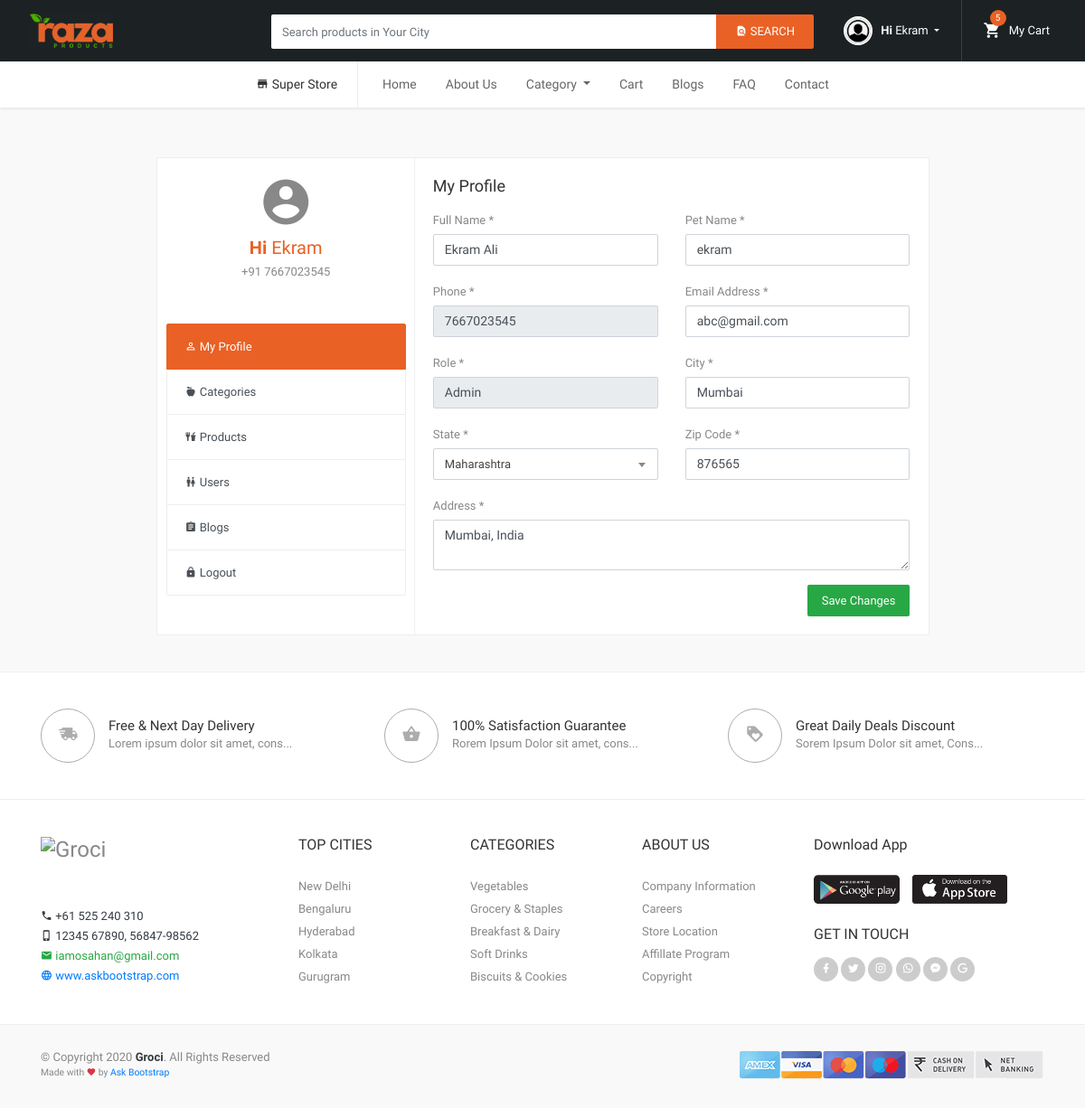
/dashboard/my-profile.php (signed in), run on the app's committed database.
### tables this page shows
CREATE TABLE `users` (
  `user_id` int(11) NOT NULL,
  `name` varchar(255) NOT NULL,
  `email` varchar(255) NOT NULL,
  `password` varchar(255) NOT NULL,
  `address` varchar(255) NOT NULL,
  `phone` varchar(12) NOT NULL,
  `city` varchar(255) NOT NULL,
  `state` varchar(255) NOT NULL,
  `zip_code` varchar(30) NOT NULL,
  `pet_name` varchar(255) NOT NULL,
  `role` int(11) NOT NULL DEFAULT 0
);

### dashboard/my-profile.php (the view, shortened to what this page needs)
<!DOCTYPE html>
<html lang="en">
<head>
   <link href="../vendor/bootstrap/css/bootstrap.min.css" rel="stylesheet">
   <link href="../vendor/icons/css/materialdesignicons.min.css" media="all" rel="stylesheet" type="text/css" />
   <link href="../vendor/select2/css/select2.min.css" rel="stylesheet" />
   <link href="../css/osahan.css" rel="stylesheet">
   <link rel="stylesheet" href="../vendor/owl-carousel/owl.carousel.css">
   <link rel="stylesheet" href="../vendor/owl-carousel/owl.theme.css">
</head>
<body>
   <?php
   include '../header.php';
   ?>
   <section class="account-page section-padding">
      <div class="container">
         <div class="row">
            <div class="col-lg-9 mx-auto">
               <div class="row no-gutters">
                  <?php
                  include 'admin-sidebar.php';
                  include '../includes/connect.php';
                  $user_id = $_SESSION['user_id'];
                  $sql = "SELECT * FROM users LEFT JOIN states ON users.city = states.state_id WHERE user_id = $user_id";
                  $result = mysqli_query($conn, $sql) or die("Query Failed");
                  if (mysqli_num_rows($result) > 0) {
                     while ($row = mysqli_fetch_assoc($result)) {
                  ?>
                        <div class="col-md-8">
                           <div class="card card-body account-right">
                              <div class="widget">
                                 <div class="section-header">
                                    <h5 class="heading-design-h5">
                                       My Profile
                                    </h5>
                                 </div>
                                 <form method="POST">
                                    <div class="row">
                                       <div class="col-sm-6">
                                          <div class="form-group">
                                             <label class="control-label">Full Name <span class="required">*</span></label>
                                             <input class="form-control border-form-control" value="<?php echo $row['name']; ?>" placeholder="Gurdeep" type="text" name="name" required>
                                          </div>
                                       </div>
                                       <div class="col-sm-6">
                                          <div class="form-group">
                                             <label class="control-label">Pet Name <span class="required">*</span></label>
                                             <input class="form-control border-form-control" value="<?php echo $row['pet_name']; ?>" placeholder="Osahan" type="text" name="petname" required>
                                          </div>
                                       </div>
                                    </div>
                                    <div class="row">
                                       <div class="col-sm-6">
                                          <div class="form-group">
                                             <label class="control-label">Phone <span class="required">*</span></label>
                                             <input class="form-control border-form-control" value="<?php echo $row['phone']; ?>" placeholder="123 456 7890" type="number" name="phone" readonly>
                                          </div>
                                       </div>
                                       <div class="col-sm-6">
                                          <div class="form-group">
                                             <label class="control-label">Email Address <span class="required">*</span></label>
                                             <input class="form-control border-form-control " value="<?php echo $row['email']; ?>" placeholder="iamosahan@gmail.com" type="email" name="email" required>
                                          </div>
                                       </div>
                                    </div>
                                    <div class="row">
                                       <div class="col-sm-6">
                                          <div class="form-group">
                                             <label class="control-label">Role <span class="required">*</span></label>
                                             <input class="form-control border-form-control" value="<?php echo $row['role'] == '1' ? 'Admin' : 'User'; ?>" placeholder="" type="text" readonly>
                                          </div>
                                       </div>
                                       <div class="col-sm-6">
                                          <div class="form-group">
                                             <label class="control-label">City <span class="required">*</span></label>
                                             <input class="form-control border-form-control " value="<?php echo $row['city']; ?>" placeholder="Delhi" type="text" name="city" required>
                                          </div>
                                       </div>
                                    </div>
                                    <div class="row">
                                       <div class="col-sm-6">
                                          <div class="form-group">
                                             <label class="control-label">State <span class="required">*</span></label>
                                          </div>
                                       </div>
                                       <div class="col-sm-6">
                                          <div class="form-group">
                                             <label class="control-label">Zip Code <span class="required">*</span></label>
                                             <input class="form-control border-form-control" value="<?php echo $row['zip_code']; ?>" placeholder="123456" type="number" name="zip_code" required>
                                          </div>
                                       </div>
                                    </div>
                                    <div class="row">
                                       <div class="col-sm-12">
                                          <div class="form-group">
                                             <label class="control-label">Address <span class="required">*</span></label>
                                             <textarea class="form-control border-form-control" name="address" required><?php echo $row['address']; ?></textarea>
                                          </div>
                                       </div>
                                    </div>
                                    <div class="row">
                                       <div class="col-sm-12 text-right">
                                          <input type="submit" value="Save Changes" class="btn btn-success btn-lg" name="save-changes">
                                       </div>
                                    </div>
                                 </form>
                              </div>
                           </div>
                        </div>
                  <?php
                     }
                  }
                  ?>
               </div>
            </div>
         </div>
      </div>
   </section>
   <section class="section-padding bg-white border-top">
      <div class="container">
         <div class="row">
            <div class="col-lg-4 col-sm-6">
               <div class="feature-box">
                  <i class="mdi mdi-truck-fast"></i>
                  <h6>Free & Next Day Delivery</h6>
                  <p>Lorem ipsum dolor sit amet, cons...</p>
               </div>
            </div>
            <div class="col-lg-4 col-sm-6">
               <div class="feature-box">
                  <i class="mdi mdi-basket"></i>
                  <h6>100% Satisfaction Guarantee</h6>
                  <p>Rorem Ipsum Dolor sit amet, cons...</p>
               </div>
            </div>
            <div class="col-lg-4 col-sm-6">
               <div class="feature-box">
                  <i class="mdi mdi-tag-heart"></i>
                  <h6>Great Daily Deals Discount</h6>
                  <p>Sorem Ipsum Dolor sit amet, Cons...</p>
               </div>
            </div>
         </div>
      </div>
   </section>
   <section class="section-padding footer bg-white border-top">
      <div class="container">
         <div class="row">
            <div class="col-lg-3 col-md-3">
               <h4 class="mb-5 mt-0"><a class="logo" href="index.html"><img src="img/logo-footer.png" alt="Groci"></a></h4>
               <p class="mb-0"><a class="text-dark" href="#"><i class="mdi mdi-phone"></i> +61 525 240 310</a></p>
               <p class="mb-0"><a class="text-dark" href="#"><i class="mdi mdi-cellphone-iphone"></i> 12345 67890, 56847-98562</a></p>
               <p class="mb-0"><a class="text-success" href="#"><i class="mdi mdi-email"></i> <span class="__cf_email__" data-cfemail="86efe7ebe9f5e7eee7e8c6e1ebe7efeaa8e5e9eb">[email&#160;protected]</span></a></p>
               <p class="mb-0"><a class="text-primary" href="#"><i class="mdi mdi-web"></i> www.askbootstrap.com</a></p>
            </div>
            <div class="col-lg-2 col-md-2">
               <h6 class="mb-4">TOP CITIES </h6>
               <ul>
                  <li><a href="#">New Delhi</a></li>
                  <li><a href="#">Bengaluru</a></li>
                  <li><a href="#">Hyderabad</a></li>
                  <li><a href="#">Kolkata</a></li>
                  <li><a href="#">Gurugram</a></li>
            </div>
            <div class="col-lg-2 col-md-2">
               <h6 class="mb-4">CATEGORIES</h6>
               <ul>
                  <li><a href="#">Vegetables</a></li>
                  <li><a href="#">Grocery & Staples</a></li>
                  <li><a href="#">Breakfast & Dairy</a></li>
                  <li><a href="#">Soft Drinks</a></li>
                  <li><a href="#">Biscuits & Cookies</a></li>
            </div>
            <div class="col-lg-2 col-md-2">
               <h6 class="mb-4">ABOUT US</h6>
               <ul>
                  <li><a href="#">Company Information</a></li>
                  <li><a href="#">Careers</a></li>
                  <li><a href="#">Store Location</a></li>
                  <li><a href="#">Affillate Program</a></li>
                  <li><a href="#">Copyright</a></li>
            </div>
            <div class="col-lg-3 col-md-3">
               <h6 class="mb-4">Download App</h6>
               <div class="app">
                  <a href="#"><img src="img/google.png" alt=""></a>
                  <a href="#"><img src="img/apple.png" alt=""></a>
               </div>
               <h6 class="mb-3 mt-4">GET IN TOUCH</h6>
               <div class="footer-social">
                  <a class="btn-facebook" href="#"><i class="mdi mdi-facebook"></i></a>
                  <a class="btn-twitter" href="#"><i class="mdi mdi-twitter"></i></a>
                  <a class="btn-instagram" href="#"><i class="mdi mdi-instagram"></i></a>
                  <a class="btn-whatsapp" href="#"><i class="mdi mdi-whatsapp"></i></a>
                  <a class="btn-messenger" href="#"><i class="mdi mdi-facebook-messenger"></i></a>
                  <a class="btn-google" href="#"><i class="mdi mdi-google"></i></a>
               </div>
            </div>
         </div>
      </div>
   </section>
   <section class="pt-4 pb-4 footer-bottom">
      <div class="container">
         <div class="row no-gutters">
            <div class="col-lg-6 col-sm-6">
               <p class="mt-1 mb-0">&copy; Copyright 2020 <strong class="text-dark">Groci</strong>. All Rights Reserved<br>
                  <small class="mt-0 mb-0">Made with <i class="mdi mdi-heart text-danger"></i> by <a href="https://askbootstrap.com/" target="_blank" class="text-primary">Ask Bootstrap</a>
                  </small>
               </p>
            </div>
            <div class="col-lg-6 col-sm-6 text-right">
               <img alt="osahan logo" src="img/payment_methods.png">
            </div>
         </div>
      </div>
   </section>
</body>
</html>

### dashboard/admin-sidebar.php (shortened to what this page needs)
<?php
  $full_path_filename = $_SERVER['PHP_SELF'];
  $full_path = basename($full_path_filename);
  $filename = explode(".", $full_path);
  $current_page = $filename[0];
  if($current_page=="my-profile"){
    $temp ="profile";
  }
?>
<div class="col-md-4">
    <div class="card account-left">
        <?php
        include '../includes/connect.php';
        $user_id = $_SESSION['user_id'];
        $sql = "SELECT name, phone, role FROM users WHERE user_id = '{$user_id}'";
        $result = mysqli_query($conn, $sql);
        $row = mysqli_fetch_assoc($result);
        if(mysqli_num_rows($result)>0){
        ?>
        <div class="user-profile-header">
        <div class="mb-2"><span class="mdi mdi-account-circle" style="font-size: 60px;"></span></div>
            <h5 class="mb-1 text-secondary"><strong>Hi </strong> <?php
            $name = $row['name'];
            $position = strpos($name, ' ');
            if($position!=false){
                $sub_name = substr($name, 0, $position);
                echo $sub_name;
            }
            else{
                echo $row['name'];
            }
            ?> </h5>
            <p style="margin-bottom: 0;"> +91 <?php echo $row['phone'];?></p>
        </div>
        <?php }
        ?>
        <div class="list-group">
            <a href="my-profile.php" class="list-group-item list-group-item-action <?php echo $temp=='profile'?'active':'' ?>"><i aria-hidden="true" class="mdi mdi-account-outline"></i> My Profile</a>
            <a href="category.php" class="list-group-item list-group-item-action <?php echo $temp=='category'?'active':'' ?>"><i aria-hidden="true" class="mdi mdi-food-apple"></i> Categories</a>
            <a href="products.php" class="list-group-item list-group-item-action <?php echo $temp=='product'?'active':'' ?>"><i aria-hidden="true" class="mdi mdi-food-fork-drink"></i> Products </a>
            <a href="users.php" class="list-group-item list-group-item-action <?php echo $temp=='user'?'active':'' ?>"><i aria-hidden="true" class="mdi mdi-human-male-female"></i> Users</a>
            <a href="blog-list.php" class="list-group-item list-group-item-action <?php echo $temp=='blog'?'active':'' ?>"><i aria-hidden="true" class="mdi mdi-clipboard-text"></i> Blogs</a>
            <a href="logout.php" class="list-group-item list-group-item-action"><i aria-hidden="true" class="mdi mdi-lock"></i> Logout</a>
        </div>
    </div>
</div>

### data on the page
users: name "Ekram", phone "7667023545", name "Ekram Ali", petname "ekram", email "abc@gmail.com", role "Admin", city "Mumbai", zip_code "876565", address "Mumbai, India"

### other printed values
$name "Ekram"
